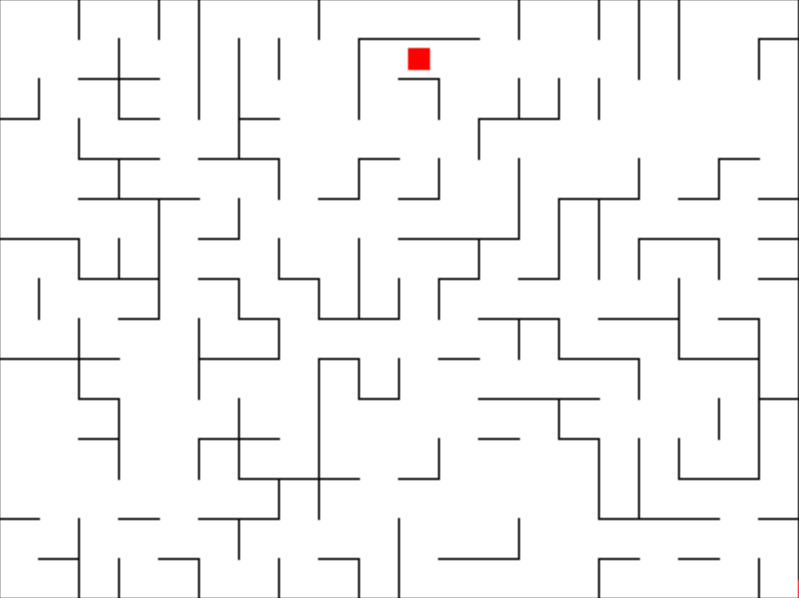
#> input picture old_project/cropped_maze.png, 799 x 598 px
$ python maze_analyse.py
#> lines starting #> are read from the running program, lines starting #| are printed output that depends on the picture
import cv2  # Library for image processing
from PIL import Image
import numpy as np  # Library for working with arrays and matrices


def load_image(image_path):
    image = cv2.imread(image_path)
    if image is None:
        print("Error: Unable to load image from '{}'".format(image_path))
        exit()
    cv2.imshow('image', image)
    cv2.waitKey(0)
    cv2.destroyWindow('image')
    return image

def reshape_func(img_name):
    # Percorsi delle immagini
#> called with img_name = './cropped_maze.png'
    image_to_resize_path = img_name  # Immagine da ridimensionare
    reference_image_path = './maze_image/maze2.png'  # Immagine di riferimento

    # Carica le immagini
    image_to_resize = Image.open(image_to_resize_path)
#> image_to_resize is the input picture: PIL image 799x598 RGB; mean R, G, B 245.9, 245.6, 245.6
    reference_image = Image.open(reference_image_path)
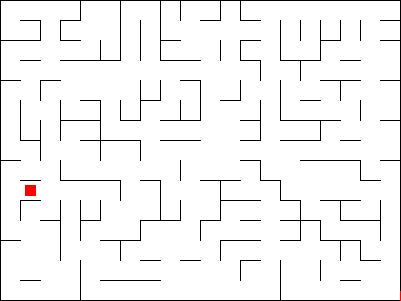
#> input picture maze_image/maze2.png, 401 x 301 px, found by its file name
#> reference_image is the input picture: PIL image 401x301 RGB; mean R, G, B 244, 243.8, 243.8

    # Ottieni le dimensioni dell'immagine di riferimento
    new_size = reference_image.size  # Restituisce una tupla (larghezza, altezza)
#> new_size = (401, 301)
    print(new_size)
#| (401, 301)

    # Ridimensiona l'immagine
    resized_image = image_to_resize.resize(new_size, Image.Resampling.LANCZOS)
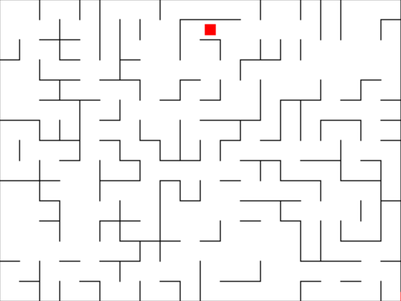
#> resized_image: PIL image 401x301 RGB; mean R, G, B 245.4, 245.2, 245.2

    # Salva o visualizza il risultato
    resized_image.save('./cropped_maze_reshape.png')  # Salva l'immagine ridimensionata
    resized_image.show()  # Visualizza l'immagine ridimensionata

    return './cropped_maze_reshape.png'


def main():
    path = reshape_func('./cropped_maze.png')

    img = load_image(path)
    height, width, channels = img.shape
#> height = 301; width = 401; channels = 3

    print(height, width, channels)
#| 301 401 3


    cv2.destroyAllWindows()


if __name__ == '__main__':
    main()
